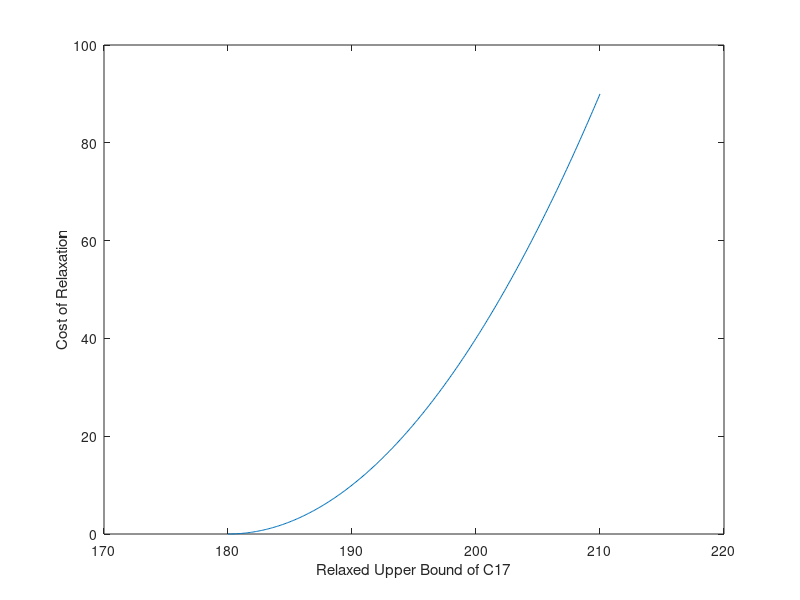
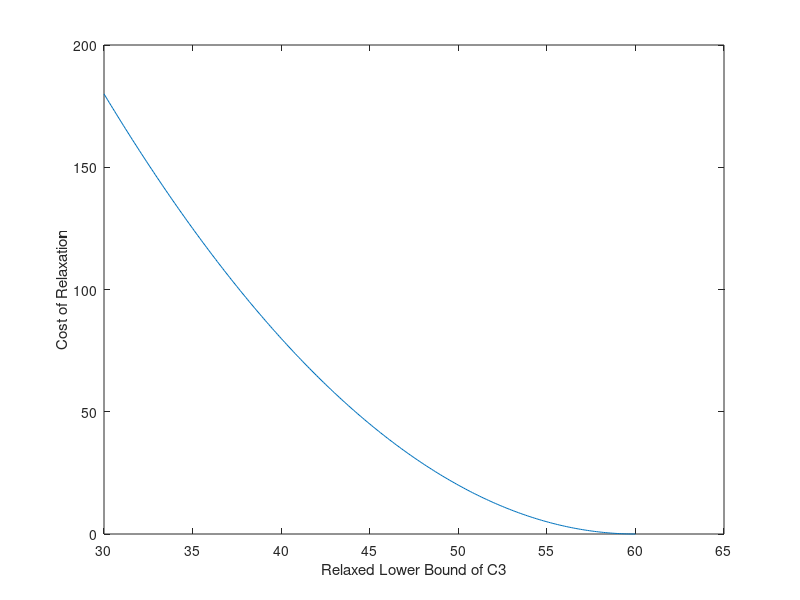

Here is the MATLAB script that generated these plots, in order:
% Generate sample preference functions for IJCAI 2013

X = [180:0.1:210];
Y = 0.1*(X-180).^2;
figure('position',[100 100 350 200])
plot(X,Y)
xlabel('Relaxed Upper Bound of C17');
ylabel('Cost of Relaxation');
xlim([170 220]);



X = [30:0.1:60];
Y = 0.2*(X-60).^2;
figure('position',[100 100 350 200])
plot(X,Y)
xlabel('Relaxed Lower Bound of C3');
ylabel('Cost of Relaxation');
xlim([30 65]);